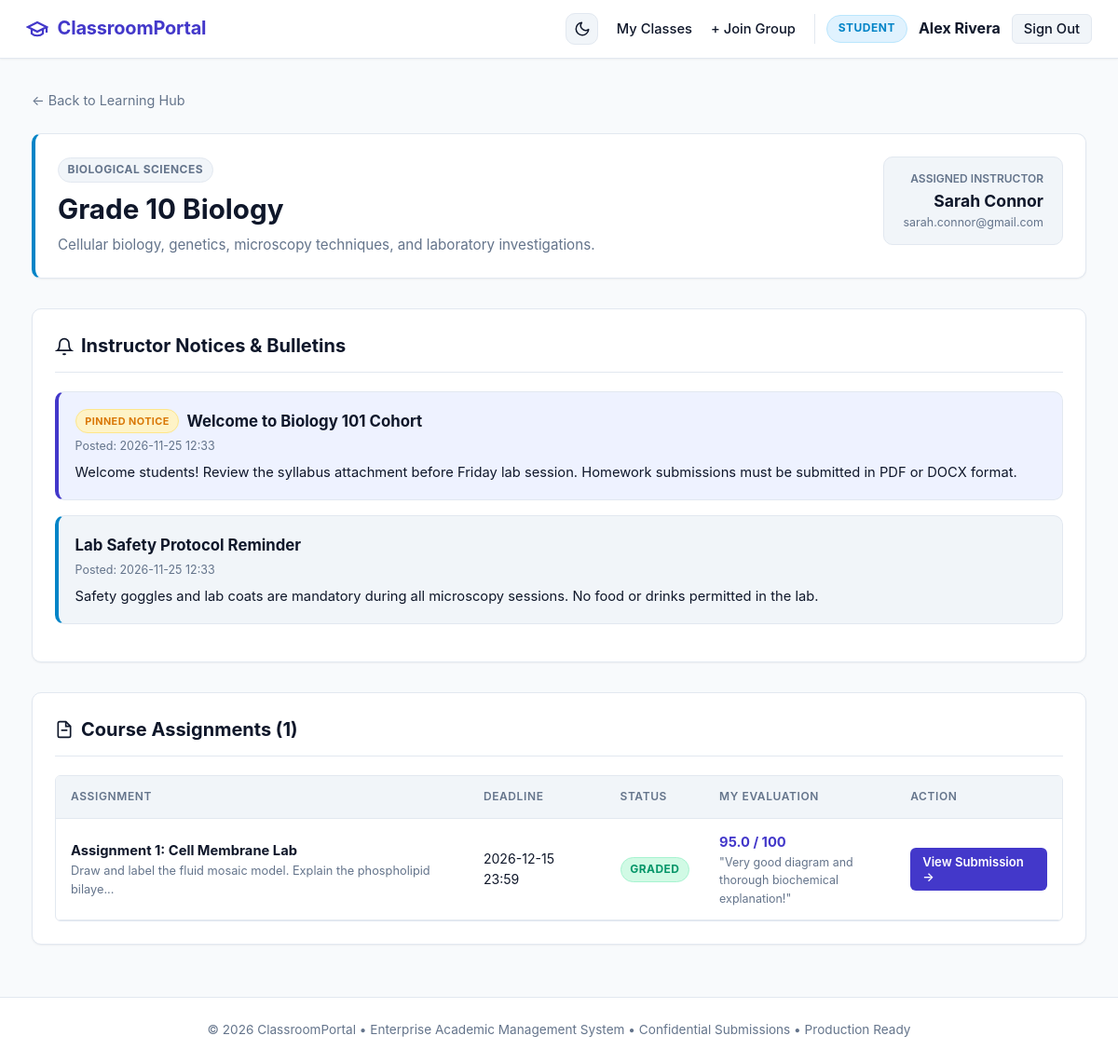
/student/groups/13 (signed in), run on the app's committed database.
### tables this page shows
CREATE TABLE users (
            id INTEGER PRIMARY KEY AUTOINCREMENT,
            username TEXT UNIQUE NOT NULL,
            email TEXT UNIQUE NOT NULL,
            password_hash TEXT NOT NULL,
            role TEXT NOT NULL CHECK(role IN ('teacher', 'student')),
            full_name TEXT NOT NULL,
            created_at TIMESTAMP DEFAULT CURRENT_TIMESTAMP
        );

CREATE TABLE groups (
            id INTEGER PRIMARY KEY AUTOINCREMENT,
            name TEXT NOT NULL,
            description TEXT,
            join_code TEXT UNIQUE NOT NULL,
            teacher_id INTEGER NOT NULL,
            created_at TIMESTAMP DEFAULT CURRENT_TIMESTAMP, subject TEXT NOT NULL DEFAULT 'General',
            FOREIGN KEY (teacher_id) REFERENCES users(id) ON DELETE CASCADE
        );

CREATE TABLE announcements (
            id INTEGER PRIMARY KEY AUTOINCREMENT,
            group_id INTEGER NOT NULL,
            title TEXT NOT NULL,
            content TEXT NOT NULL,
            is_pinned INTEGER DEFAULT 0,
            created_at TIMESTAMP DEFAULT CURRENT_TIMESTAMP,
            FOREIGN KEY (group_id) REFERENCES groups(id) ON DELETE CASCADE
        );

CREATE TABLE submissions (
            id INTEGER PRIMARY KEY AUTOINCREMENT,
            assignment_id INTEGER NOT NULL,
            student_id INTEGER NOT NULL,
            stored_filename TEXT NOT NULL,
            original_filename TEXT NOT NULL,
            notes TEXT,
            submitted_at TIMESTAMP DEFAULT CURRENT_TIMESTAMP,
            grade REAL,
            feedback TEXT,
            graded_at TIMESTAMP,
            FOREIGN KEY (assignment_id) REFERENCES assignments(id) ON DELETE CASCADE,
            FOREIGN KEY (student_id) REFERENCES users(id) ON DELETE CASCADE,
            UNIQUE(assignment_id, student_id)
        );

CREATE TABLE assignments (
            id INTEGER PRIMARY KEY AUTOINCREMENT,
            group_id INTEGER NOT NULL,
            title TEXT NOT NULL,
            description TEXT NOT NULL,
            due_date TEXT,
            max_points INTEGER DEFAULT 100,
            attachment_filename TEXT,
            original_attachment_name TEXT,
            created_at TIMESTAMP DEFAULT CURRENT_TIMESTAMP,
            FOREIGN KEY (group_id) REFERENCES groups(id) ON DELETE CASCADE
        );

### app.py (the view)
@app.route('/student/groups/<int:group_id>')
@student_required
def student_group_detail(group_id):
    db = get_db()
    membership = db.execute(
        'SELECT * FROM group_memberships WHERE group_id = ? AND student_id = ?',
        (group_id, g.user['id'])
    ).fetchone()
    if not membership:
        flash('You are not enrolled in this group.', 'danger')
        return redirect(url_for('student_dashboard'))
    group = db.execute(
        '''SELECT g.*, u.full_name AS teacher_name, u.email AS teacher_email
           FROM groups g
           JOIN users u ON g.teacher_id = u.id
           WHERE g.id = ?''',
        (group_id,)
    ).fetchone()
    assignments = db.execute(
        '''SELECT a.*,
                  s.id AS submission_id, s.submitted_at, s.grade, s.feedback
           FROM assignments a
           LEFT JOIN submissions s ON s.assignment_id = a.id AND s.student_id = ?
           WHERE a.group_id = ?
           ORDER BY a.created_at DESC''',
        (g.user['id'], group_id)
    ).fetchall()
    announcements = db.execute(
        '''SELECT * FROM announcements
           WHERE group_id = ?
           ORDER BY is_pinned DESC, created_at DESC''',
        (group_id,)
    ).fetchall()
    return render_template(
        'student/group_detail.html',
        group=group,
        assignments=assignments,
        announcements=announcements
    )

### app.py (called while the page is built)
@app.after_request
def add_security_headers(response):
    response.headers['X-Content-Type-Options'] = 'nosniff'
    response.headers['X-Frame-Options'] = 'SAMEORIGIN'
    response.headers['X-XSS-Protection'] = '1; mode=block'
    response.headers['Referrer-Policy'] = 'strict-origin-when-cross-origin'
    return response

def get_db():
    db = getattr(g, '_database', None)
    if db is None:
        db_file = app.config.get('DATABASE_PATH', DATABASE_PATH)
        db = g._database = create_connection(db_file)
    return db

@app.teardown_appcontext
def close_connection(exception):
    db = getattr(g, '_database', None)
    if db is not None:
        db.close()

def get_current_user():
    if 'user_id' not in session:
        return None
    db = get_db()
    user = db.execute('SELECT * FROM users WHERE id = ?', (session['user_id'],)).fetchone()
    return user

@app.before_request
def load_user():
    g.user = get_current_user()

def student_required(f):
    @wraps(f)
    def decorated_function(*args, **kwargs):
        if g.user is None or g.user['role'] != 'student':
            flash('Access restricted to students only.', 'danger')
            return redirect(url_for('index'))
        return f(*args, **kwargs)
    return decorated_function

### database.py (called while the page is built)
def create_connection(path=None):
    db_file = path or DATABASE_PATH
    conn = sqlite3.connect(db_file)
    conn.row_factory = sqlite3.Row
    conn.execute("PRAGMA foreign_keys = ON;")
    return conn

### templates/student/group_detail.html (shortened to what this page needs)
{% extends "base.html" %}
{% block content %}
<div style="margin-bottom: 1.5rem;">
    <a href="{{ url_for('student_dashboard') }}" style="color: var(--text-muted); text-decoration: none; font-size: 0.9rem;">
        &larr; Back to Learning Hub
    </a>
</div>
<div class="card" style="margin-bottom: 2rem; border-left: 4px solid var(--accent);">
    <div style="display: flex; justify-content: space-between; align-items: flex-start; flex-wrap: wrap; gap: 1rem;">
        <div>
            <span class="badge badge-secondary" style="margin-bottom: 0.35rem;">{{ group['subject'] }}</span>
            <h1 style="font-size: 1.85rem; font-weight: 700; margin-bottom: 0.25rem;">{{ group['name'] }}</h1>
            <p style="color: var(--text-muted); font-size: 0.95rem; line-height: 1.5;">{{ group['description'] }}</p>
        </div>
        <div style="text-align: right; background-color: var(--bg-card-subtle); border: 1px solid var(--border-color); padding: 0.85rem 1.25rem; border-radius: var(--radius-md);">
            <div style="font-size: 0.75rem; text-transform: uppercase; font-weight: 600; color: var(--text-muted);">Assigned Instructor</div>
            <div style="font-size: 1.1rem; font-weight: 700; color: var(--text-main);">{{ group['teacher_name'] }}</div>
            <div style="font-size: 0.78rem; color: var(--text-muted);">{{ group['teacher_email'] }}</div>
        </div>
    </div>
</div>
{% if announcements %}
    <div class="card" style="margin-bottom: 2rem;">
        <div class="card-header">
            <h2 class="card-title">
                <svg width="20" height="20" viewBox="0 0 24 24" fill="none" stroke="currentColor" stroke-width="2"><path d="M18 8A6 6 0 0 0 6 8c0 7-3 9-3 9h18s-3-2-3-9"></path><path d="M13.73 21a2 2 0 0 1-3.46 0"></path></svg>
                Instructor Notices &amp; Bulletins
            </h2>
        </div>
        {% for ann in announcements %}
            <div class="announcement-item {% if ann['is_pinned'] %}pinned{% endif %}">
                <div style="display: flex; align-items: center; gap: 0.5rem; margin-bottom: 0.25rem;">
                    {% if ann['is_pinned'] %}
                        <span class="badge badge-warning" style="font-size: 0.68rem;">Pinned Notice</span>
                    {% endif %}
                    <strong style="font-size: 1.05rem; color: var(--text-main);">{{ ann['title'] }}</strong>
                </div>
                <div style="font-size: 0.78rem; color: var(--text-muted); margin-bottom: 0.5rem;">
                    Posted: {{ ann['created_at'][:16] }}
                </div>
                <p style="color: var(--text-main); font-size: 0.92rem; white-space: pre-wrap; line-height: 1.5;">{{ ann['content'] }}</p>
            </div>
        {% endfor %}
    </div>
{% endif %}
<div class="card">
    <div class="card-header">
        <h2 class="card-title">
            <svg width="20" height="20" viewBox="0 0 24 24" fill="none" stroke="currentColor" stroke-width="2"><path d="M14 2H6a2 2 0 0 0-2 2v16a2 2 0 0 0 2 2h12a2 2 0 0 0 2-2V8z"></path><polyline points="14 2 14 8 20 8"></polyline><line x1="16" y1="13" x2="8" y2="13"></line></svg>
            Course Assignments ({{ assignments|length }})
        </h2>
    </div>
    {% if assignments %}
        <div class="table-container">
            <table class="table">
                <thead>
                    <tr>
                        <th>Assignment</th>
                        <th>Deadline</th>
                        <th>Status</th>
                        <th>My Evaluation</th>
                        <th>Action</th>
                    </tr>
                </thead>
                <tbody>
                    {% for a in assignments %}
                        <tr>
                            <td>
                                <strong>{{ a['title'] }}</strong>
                                <div style="font-size: 0.8rem; color: var(--text-muted);">{{ a['description'][:70] }}{% if a['description']|length > 70 %}...{% endif %}</div>
                            </td>
                            <td>
                                <span style="font-size: 0.88rem;">{{ a['due_date'] }}</span>
                            </td>
                            <td>
                                {% if a['submission_id'] %}
                                    {% if a['grade'] is not none %}
                                        <span class="badge badge-success">Graded</span>
                                    {% else %}
                                        <span class="badge badge-warning">Submitted (Under Review)</span>
                                    {% endif %}
                                {% else %}
                                    <span class="badge badge-danger">Not Submitted</span>
                                {% endif %}
                            </td>
                            <td>
                                {% if a['grade'] is not none %}
                                    <strong style="color: var(--primary);">{{ a['grade'] }} / {{ a['max_points'] }}</strong>
                                    {% if a['feedback'] %}
                                        <div style="font-size: 0.78rem; color: var(--text-muted); max-width: 180px;">"{{ a['feedback'] }}"</div>
                                    {% endif %}
                                {% else %}
                                    <span style="color: var(--text-muted); font-size: 0.85rem;">Pending</span>
                                {% endif %}
                            </td>
                            <td>
                                <a href="{{ url_for('student_assignment_detail', assignment_id=a['id']) }}" class="btn btn-primary btn-sm" style="{% if not a['submission_id'] %}background-color: var(--accent);{% endif %}">
                                    {% if a['submission_id'] %}View Submission{% else %}Submit Homework{% endif %} &rarr;
                                </a>
                            </td>
                        </tr>
                    {% endfor %}
                </tbody>
            </table>
        </div>
    {% else %}
        <div style="text-align: center; padding: 2.5rem 1rem; color: var(--text-muted);">
            No coursework assignments published for this cohort yet.
        </div>
    {% endif %}
</div>
{% endblock %}

### templates/base.html (shortened to what this page needs)
<!DOCTYPE html>
<html lang="en">
<head>
    <link rel="stylesheet" href="{{ url_for('static', filename='css/style.css') }}">
</head>
<body>
    <header class="navbar">
        <a href="{{ url_for('index') }}" class="nav-brand">
            <svg class="brand-icon" xmlns="http://www.w3.org/2000/svg" viewBox="0 0 24 24" stroke="currentColor">
                <path d="M22 10v6M2 10l10-5 10 5-10 5z"/>
                <path d="M6 12v5c3 3 9 3 12 0v-5"/>
            </svg>
            <span>ClassroomPortal</span>
        </a>
        <nav>
            <ul class="nav-links">
                <li>
                    <button id="theme-toggle" class="theme-toggle-btn" aria-label="Toggle Theme" title="Switch Light/Dark Mode">
                        <svg class="moon-icon" xmlns="http://www.w3.org/2000/svg" width="18" height="18" viewBox="0 0 24 24" fill="none" stroke="currentColor" stroke-width="2" stroke-linecap="round" stroke-linejoin="round">
                            <path d="M21 12.79A9 9 0 1 1 11.21 3 7 7 0 0 0 21 12.79z"></path>
                        </svg>
                    </button>
                </li>
                {% if g.user %}
                    {% if g.user['role'] == 'teacher' %}
                        <li><a href="{{ url_for('teacher_dashboard') }}">My Groups</a></li>
                        <li><a href="{{ url_for('teacher_create_group') }}">+ New Group</a></li>
                    {% else %}
                        <li><a href="{{ url_for('student_dashboard') }}">My Classes</a></li>
                        <li><a href="{{ url_for('student_join_group') }}">+ Join Group</a></li>
                    {% endif %}
                    <li class="nav-user">
                        {% if g.user['role'] == 'teacher' %}
                            <span class="user-badge teacher">Instructor</span>
                        {% else %}
                            <span class="user-badge student">Student</span>
                        {% endif %}
                        <strong>{{ g.user['full_name'] }}</strong>
                        <a href="{{ url_for('logout') }}" class="btn btn-secondary btn-sm">Sign Out</a>
                    </li>
                {% else %}
                    <li><a href="{{ url_for('login') }}">Sign In</a></li>
                    <li><a href="{{ url_for('register') }}" class="btn btn-primary btn-sm">Create Account</a></li>
                {% endif %}
            </ul>
        </nav>
    </header>
    <main class="container">
        {% block content %}{% endblock %}
    </main>
    <footer>
        <p>&copy; 2026 ClassroomPortal &bull; Enterprise Academic Management System &bull; Confidential Submissions &bull; Production Ready</p>
    </footer>
</body>
</html>

### data on the page
users: user.full_name "Alex Rivera"
groups: subject "BIOLOGICAL SCIENCES", name "Grade 10 Biology", description "Cellular biology, genetics, microscopy techniques, and laboratory investigations."
users: teacher_name "Sarah Connor", teacher_email "sarah.connor@gmail.com"
announcements: is_pinned "PINNED NOTICE", title "Welcome to Biology 101 Cohort", created_at "2026-11-25 12:33", content "Welcome students! Review the syllabus attachment before Friday lab session. Homework submissions must be submitted in PDF or DOCX format."
announcements: title "Lab Safety Protocol Reminder", created_at "2026-11-25 12:33", content "Safety goggles and lab coats are mandatory during all microscopy sessions. No food or drinks permitted in the lab."
submissions: title "Assignment 1: Cell Membrane Lab", description "Draw and label the fluid mosaic model. Explain the phospholipid bilaye", due_date "2026-12-15 23:59", shows "GRADED", grade "95.0", max_points "100", feedback "Very good diagram and thorough biochemical explanation!", shows "View Submission"

### other printed values
{{ assignments|length }} "1"
